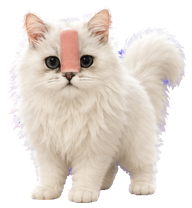
#> input picture reference-video/idle-source.png, 192 x 208 px
$ python frame_bounds.py ../reference-video/idle-source.png 5
#> lines starting #> are read from the running program, lines starting #| are printed output that depends on the picture
from PIL import Image
import json,sys
im=Image.open(sys.argv[1]); cols=int(sys.argv[2]); a=im.getchannel('A'); w,h=im.size
#> further down, im is the input picture: PIL image 192x208 RGBA; mean R, G, B, A 145.8, 136.6, 128.7, 161.5
#> after `a = im.getchannel('A')`:
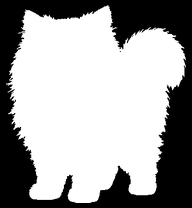
#> a: PIL image 192x208 L; min 0, max 255, mean 161.5
#> after `w, h = im.size`: w = 192; h = 208
bands=[]
for col in range(cols):
#> (the run stopped early here; a loop or call above may not have finished)
